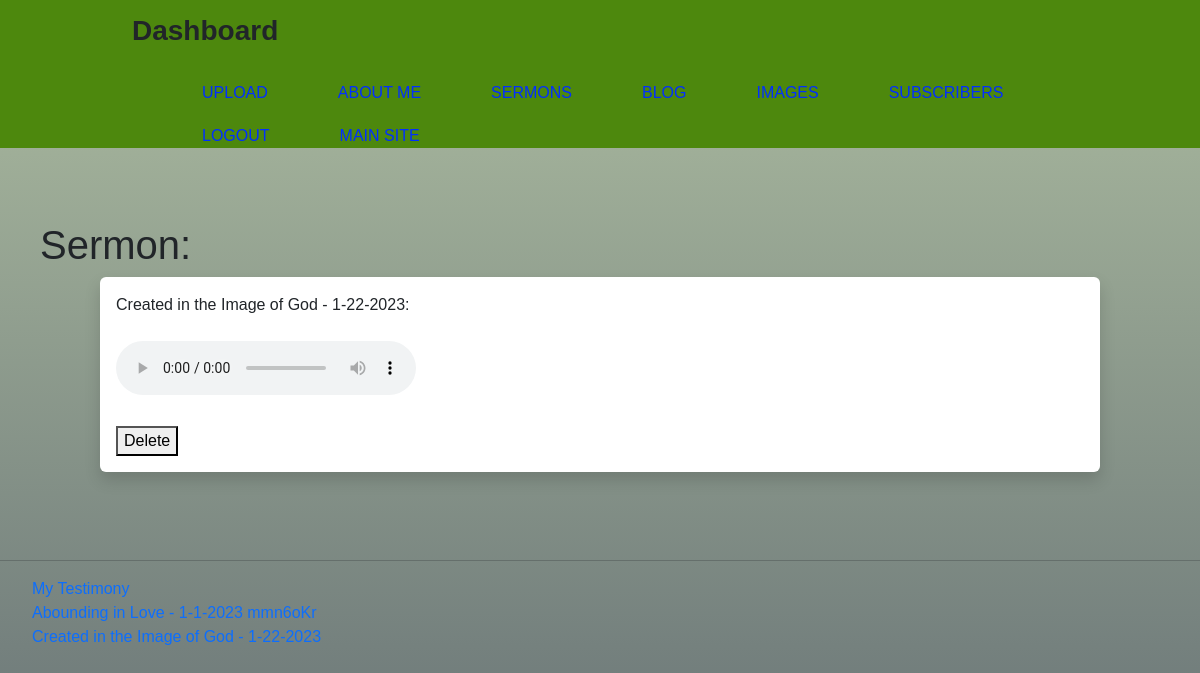
The page /dash-sermons/3 (signed in) on the database as committed earlier.
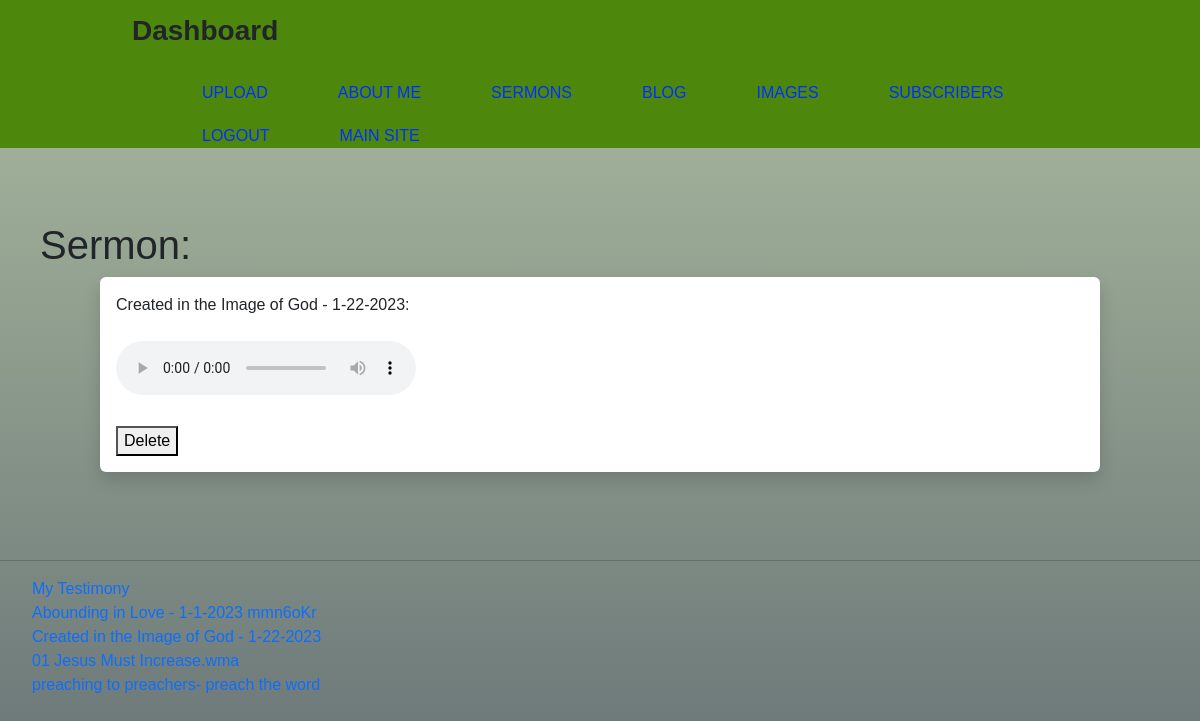
The same page on the database as committed later.
### website/models.py (models this page shows)
class Sermons(db.Model):
    id = db.Column(db.Integer, primary_key=True)
    name = db.Column(db.String(200), nullable=False)
    date_created = db.Column(db.DateTime, default=datetime.now(timezone.utc))

### website/auth.py (the view)
@auth.route('/dash-sermons/<int:id>')
@login_required
def dash_sermon(id):
    sermon = Sermons.query.get_or_404(id)
    sermon_list = Sermons.query.order_by(Sermons.id)
    return render_template('dash_sermon.html', sermon=sermon, sermon_list=sermon_list)

### website/templates/dash_sermon.html
{% extends 'dash_base.html' %} {% block title %} {{title}} {% endblock %} {% block content %}
<h1>Sermon:</h1>
    <div id="singleSermon" class="shadow p-3 mb-5 bg-body rounded">
        {{ sermon.name.replace('_', ' ').replace('.mp3', '') }}: <br><br>
    <audio controls src="{{ url_for('static', filename='sermon/' + sermon.name) }}"></audio>
        <br><br><button type="button" class="close" onClick="deleteSermon({{ sermon.id }})">
                    <span aria-hidden="true">Delete</span></button>
    </div>
<br><hr>
<ul style="list-style-type: none;">
    {% for sermon in sermon_list %}
    <li class="list-group-item" id="sermon">
        <a href="{{ url_for('auth.dash_sermon', id=sermon.id) }}">
        {{ sermon.name.replace('_', ' ').replace('.mp3', '') }}</a> <br>
    </li>
    {% endfor %}
</ul>
{% endblock %}

Rows that differ between the two databases and show on the page:
added Sermons: name.replace "01 Jesus Must Increase.wma"
added Sermons: name.replace "preaching to preachers- preach the word"
